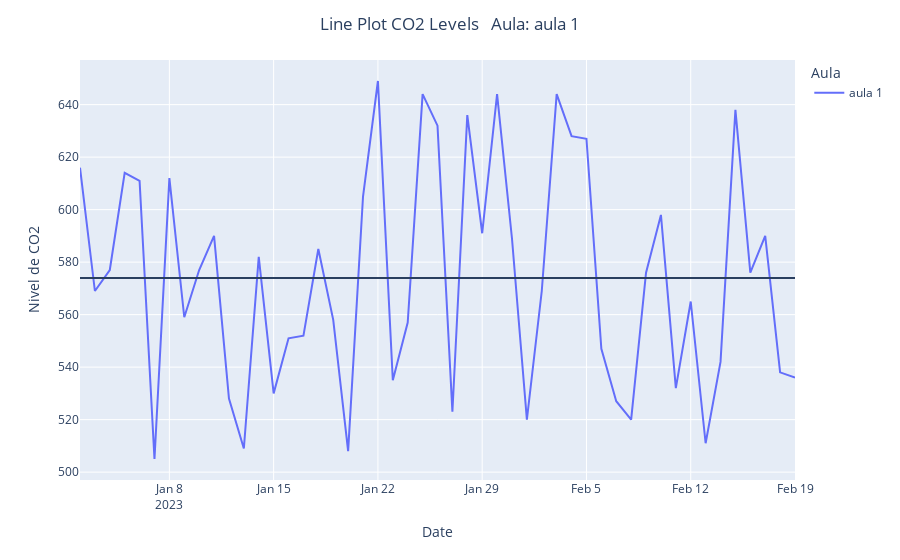

The notebook cell saved with this chart:
### Code cell
import plotly.express as px
from plotly.subplots import make_subplots

fig = make_subplots(rows=2, cols=1,
                    shared_xaxes=True,
                    vertical_spacing=0.02)
aula = 'aula 1'
df = df[df['aula'] == f'{aula}']
fig = px.line(df, x="datetime", y="medicion",  color='aula')

fig.update_layout(title_text=f'Line Plot CO2 Levels \n Aula: {aula}', title_x=0.5,xaxis_title =  'Date',yaxis_title = 'Nivel de CO2',legend_title = 'Aula')
fig.add_hline(y=df['medicion'].mean())

fig.show()

### Figure 1 — Plotly figure (JSON) as saved in the notebook; plotly's stock layout.template omitted (floating-point values rounded to 4 significant figures)
{"data": [{"hovertemplate": "aula=aula 1<br>datetime=%{x}<br>medicion=%{y}<extra></extra>", "legendgroup": "aula 1", "line": {"color": "#636efa", "dash": "solid"}, "marker": {"symbol": "circle"}, "mode": "lines", "name": "aula 1", "orientation": "v", "showlegend": true, "type": "scatter", "x": ["2023-01-02T00:00:00", "2023-01-03T00:00:00", "2023-01-04T00:00:00", "2023-01-05T00:00:00", "2023-01-06T00:00:00", "2023-01-07T00:00:00", "2023-01-08T00:00:00", "2023-01-09T00:00:00", "2023-01-10T00:00:00", "2023-01-11T00:00:00", "2023-01-12T00:00:00", "2023-01-13T00:00:00", "2023-01-14T00:00:00", "2023-01-15T00:00:00", "2023-01-16T00:00:00", "2023-01-17T00:00:00", "2023-01-18T00:00:00", "2023-01-19T00:00:00", "2023-01-20T00:00:00", "2023-01-21T00:00:00", "2023-01-22T00:00:00", "2023-01-23T00:00:00", "2023-01-24T00:00:00", "2023-01-25T00:00:00", "2023-01-26T00:00:00", "2023-01-27T00:00:00", "2023-01-28T00:00:00", "2023-01-29T00:00:00", "2023-01-30T00:00:00", "2023-01-31T00:00:00", "2023-02-01T00:00:00", "2023-02-02T00:00:00", "2023-02-03T00:00:00", "2023-02-04T00:00:00", "2023-02-05T00:00:00", "2023-02-06T00:00:00", "2023-02-07T00:00:00", "2023-02-08T00:00:00", "2023-02-09T00:00:00", "2023-02-10T00:00:00", "2023-02-11T00:00:00", "2023-02-12T00:00:00", "2023-02-13T00:00:00", "2023-02-14T00:00:00", "2023-02-15T00:00:00", "2023-02-16T00:00:00", "2023-02-17T00:00:00", "2023-02-18T00:00:00", "2023-02-19T00:00:00"], "xaxis": "x", "y": [616, 569, 577, 614, 611, 505, 612, 559, 577, 590, 528, 509, 582, 530, 551, 552, 585, 558, 508, 605, 649, 535, 557, 644, 632, 523, 636, 591, 644, 589, 520, 569, 644, 628, 627, 547, 527, 520, 576, 598, 532, 565, 511, 542, 638, 576, 590, 538, 536], "yaxis": "y"}], "layout": {"legend": {"title": {"text": "Aula"}, "tracegroupgap": 0}, "margin": {"t": 60}, "shapes": [{"type": "line", "x0": 0, "x1": 1, "xref": "x domain", "y0": 573.9, "y1": 573.9, "yref": "y"}], "title": {"text": "Line Plot CO2 Levels \n Aula: aula 1", "x": 0.5}, "xaxis": {"anchor": "y", "domain": [0, 1], "title": {"text": "Date"}}, "yaxis": {"anchor": "x", "domain": [0, 1], "title": {"text": "Nivel de CO2"}}}}
